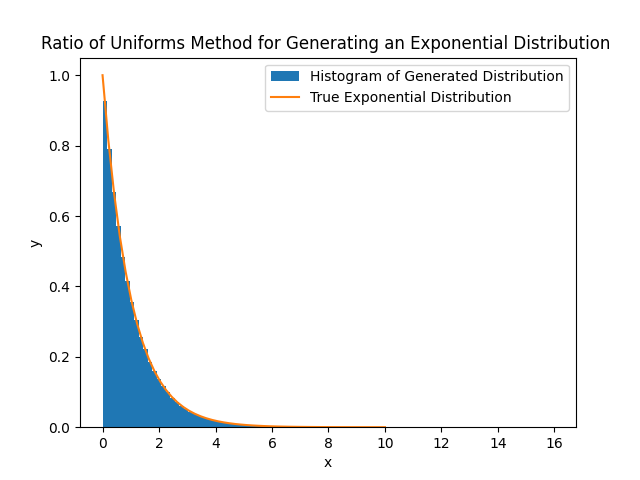

This figure's Python source:
#importing some modules
import numpy as np 
import matplotlib.pyplot as plt 

def exponential(x):
    return 1* np.exp(-1*x)
#==========
#Some settings
iterations = int(1e6)


accepted = []
for i in range(iterations):
    u = np.random.rand() 
    v = np.random.rand()*2*np.exp(-1)

    if u < np.sqrt(exponential(v/u)):
        accepted.append(v/u)

xs = np.linspace(0,10)
plt.title('Ratio of Uniforms Method for Generating an Exponential Distribution ')
plt.hist(accepted,density=True,bins=100, label = 'Histogram of Generated Distribution')
plt.plot(xs,exponential(xs), label = 'True Exponential Distribution')
plt.legend()
plt.xlabel('x')
plt.ylabel('y')
print(len(accepted)/iterations * 100)

plt.savefig('Q3.png')

